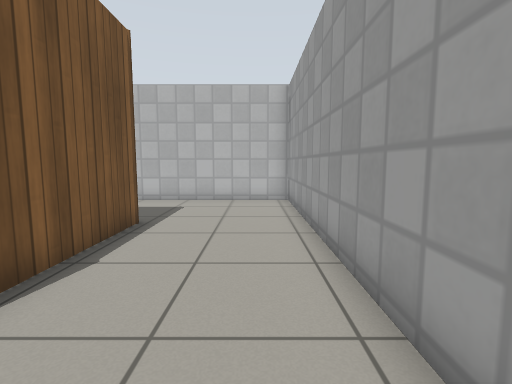
View 1 (above)

12 first-person views from a walk through a robot-simulator world made for Gazebo. The camera is 0.83 m above the floor, tilts 6° down and sees 85° across. The floor is counted in squares, 0.5 m on a side. Each view is taken from the middle of a square. On the plan, view 1 faces up. The plan holds only what a view shows up to about 15 squares ahead; the rest is blank. Gazebo's built-in surfaces are drawn with simple patterns.

View 2
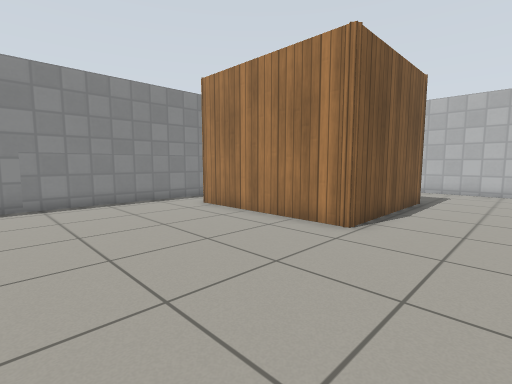

View 3
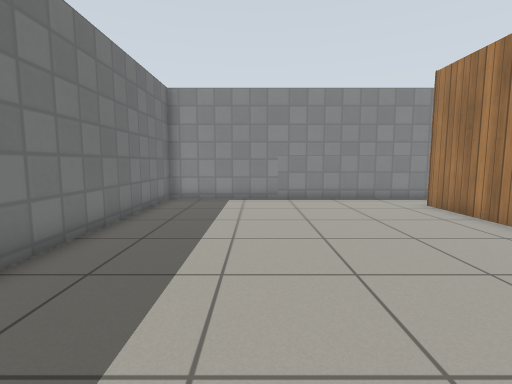

View 4
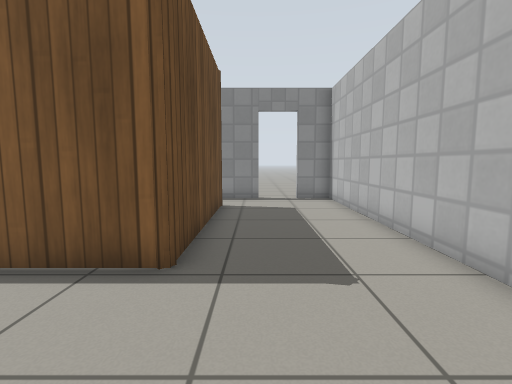

View 5
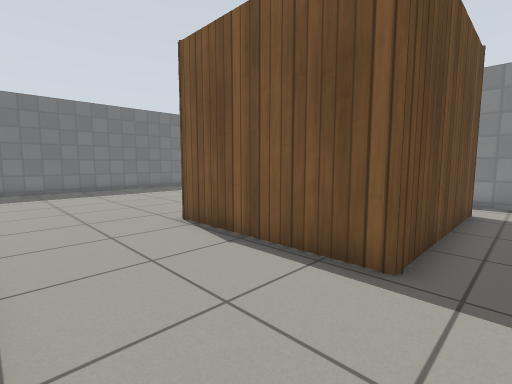

View 6
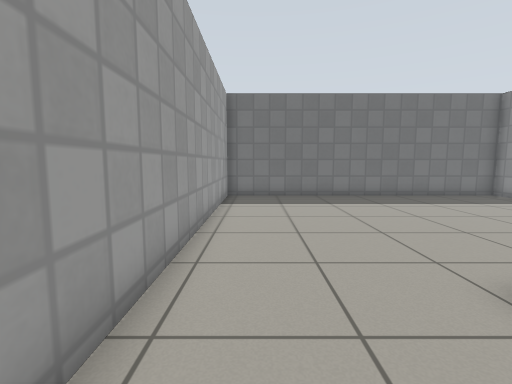

View 7
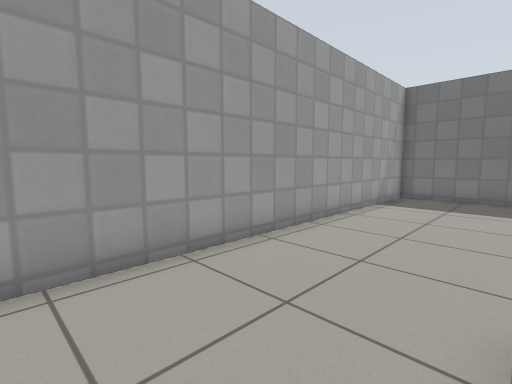

View 8
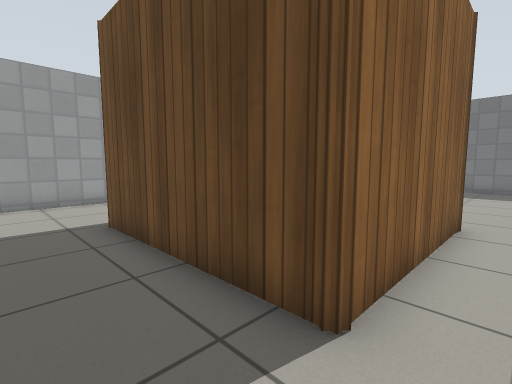

View 9
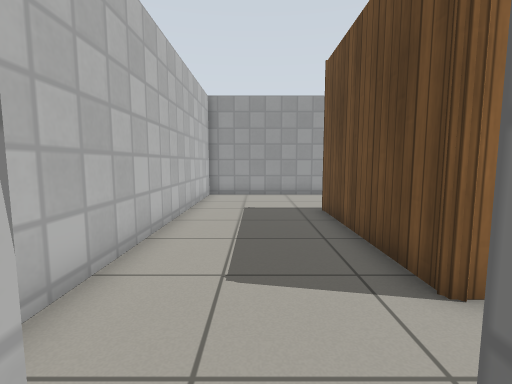

View 10
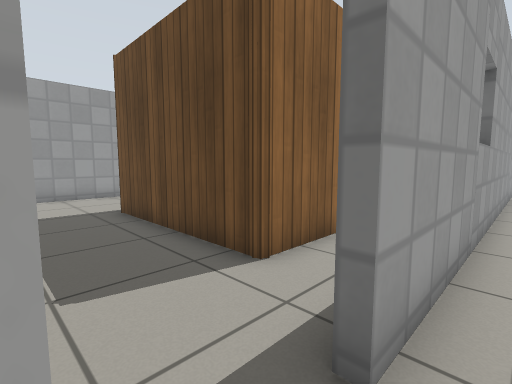

View 11
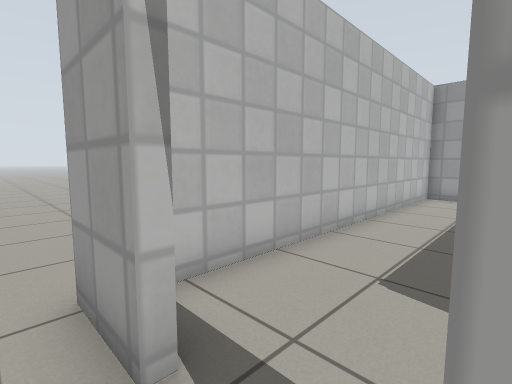

View 12
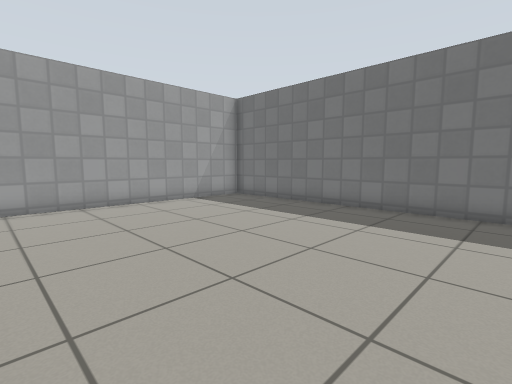

### Floor plan
Points are (right, up) in squares from view 1. A wall is a line through its corners. A room is listed if a view was taken in it or the views show most of it. See-through windows are left out.
Room 1 (views 1, 2, 3, 4, 5, 6, 7, 8, 12)
walls: (-3.3, 1.7) (-3.3, 1.7) (-9.8, 1.7) (-9.8, 7.6) (-3.3, 7.6) (-3.3, 7.6) (-3.3, 1.7); (-12, 3.3) (-12, -9) (1.4, -9) (1.4, 12.4) (-12, 12.4) (-12, 10.9); (-12, 9.1) (-12, 7.4)
ways out: open door at (-12, 10) to room 2
Room 2 (views 9, 10, 11)
walls: (-12.3, -5.9) (-12.3, 9.1); (-12.3, 10.9) (-12.3, 12.7)
ways out: open door at (-12, 10) to room 1

Positions as (right, up) in squares from view 1, and headings:
1: (0, 0), facing up
2: (0, -5), facing up-left
3: (1, -5), facing left
4: (1, 9), facing left
5: (1, 9), facing down-left
6: (0, 5), facing down
7: (-3, 5), facing down-right
8: (-11, 10), facing down-right
9: (-13, 10), facing right
10: (-13, 11), facing down-right
11: (-13, 9), facing up-right
12: (-10, 1), facing down-right
